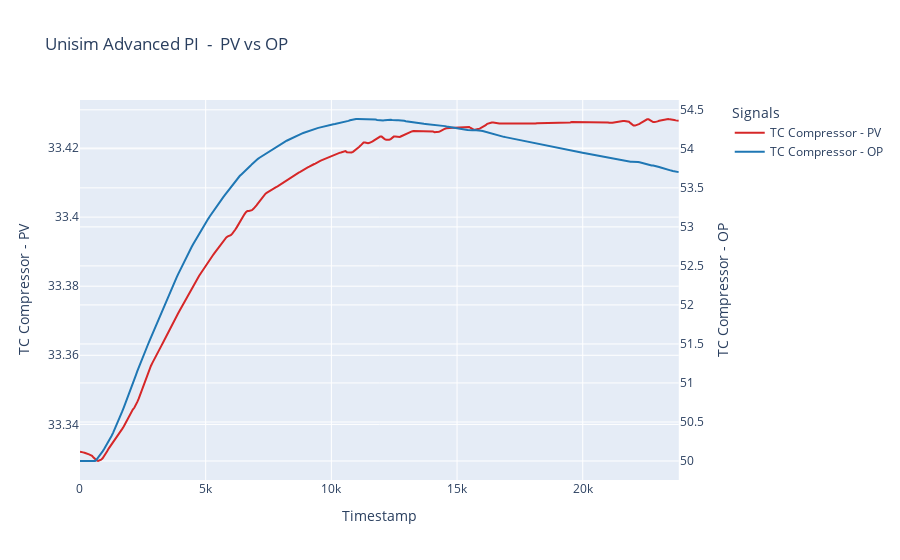

Notebook source saved alongside this figure:
### Code cell
df = pd.read_csv("T_9_Unisim_PID.csv")

data = pd.DataFrame(df)


# Create a figure with secondary y-axis
fig = make_subplots(specs=[[{"secondary_y": True}]])

# Add traces for I_L1real
fig.add_trace(
    go.Scatter(x=data['Timestamp'], y=data['TC Compressor - PV'], mode='lines', name='TC Compressor - PV', line=dict(color='#d62728')),
    secondary_y=False,
)

# Add traces for U_L1real
fig.add_trace(
    go.Scatter(x=data['Timestamp'], y=data['TC Compressor - OP'], mode='lines', name='TC Compressor - OP', line=dict(color='#1f77b4')),
    secondary_y=True,
)

# Update layout
fig.update_layout(
    title='Unisim Advanced PI  -  PV vs OP',
    xaxis_title='Timestamp',
    legend_title='Signals'
)

# Set y-axes titles
fig.update_yaxes(title_text="TC Compressor - PV", secondary_y=False)
fig.update_yaxes(title_text="TC Compressor - OP", secondary_y=True)

# Show figure
fig.show()

### Figure 1 — Plotly figure (JSON) as saved in the notebook; plotly's stock layout.template omitted (floating-point values rounded to 4 significant figures; data arrays with more than 128 entries replaced by an {"elided": "..."} marker saying what was removed)
{"data": [{"line": {"color": "#d62728"}, "mode": "lines", "name": "TC Compressor - PV", "type": "scatter", "x": {"elided": "398 float values"}, "xaxis": "x", "y": {"elided": "398 float values"}, "yaxis": "y"}, {"line": {"color": "#1f77b4"}, "mode": "lines", "name": "TC Compressor - OP", "type": "scatter", "x": {"elided": "398 float values"}, "xaxis": "x", "y": {"elided": "398 float values"}, "yaxis": "y2"}], "layout": {"legend": {"title": {"text": "Signals"}}, "title": {"text": "Unisim Advanced PI  -  PV vs OP"}, "xaxis": {"anchor": "y", "domain": [0, 0.94], "title": {"text": "Timestamp"}}, "yaxis": {"anchor": "x", "domain": [0, 1], "title": {"text": "TC Compressor - PV"}}, "yaxis2": {"anchor": "x", "overlaying": "y", "side": "right", "title": {"text": "TC Compressor - OP"}}}}
